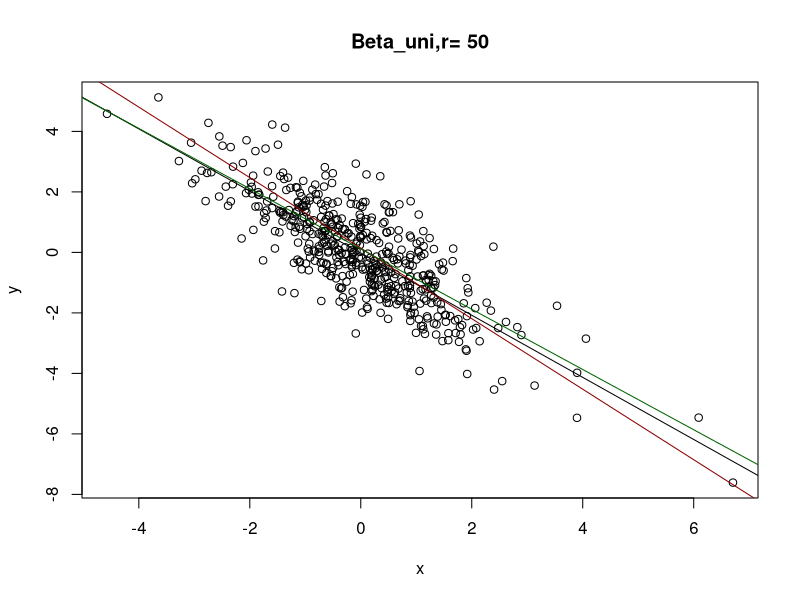

Source code (R):
## ---- chunk 1

solve_ols <- function(A,b, x0, num_cores = 1, parallel = F, method = "Gauss", maxit = 10000){
  A = as.matrix(A)
  n = dim(A)[1]
  m = dim(A)[2]
  U = A
  L = A
  L[upper.tri(L, diag = TRUE)] = 0
  U[lower.tri(U, diag = TRUE)] = 0
  D=diag(diag(A))

  if (method == "Gauss"){
    if (norm(solve(L+D,U),'2')>1){
      warning("The solution doesn't converge with Gauss-Seidel method.")
    }
    else{
      for (i in 1:maxit){
        # Apply Gauss-seidel
        x_prev = x0
        A_ = A
        D = diag(A_)
        diag(A_) = 0
        for (i in 1:length(x0)) {
          x0[i] = (b[i] - sum(A_[i,]* x0))/D[i]
        }
        # Return value when converge
        if (norm(x0-x_prev,'2')<1e-5){
          return(x0)
        }
      }
    }
  }

  if (method == "Jacobi"){
    if(norm(-solve(D,L+U),'2')>1){
      warning("The solution doesn't converge with Jacobi method.")
    }
    else{
      if(!parallel){
          for (i in 1:maxit){
            A_ = A
            D = diag(A_)
            diag(A_) = 0
            n=length(x0)
            x = rep(0,n)
            for (i in 1:n) {
              x[i] =(b[i] - sum(A_[i, ]*x0))/D[i]
            }
            if (norm(x0-x,'2')<1e-5){
              return(x)
            }
            x0 = x
          }
          res = x
        }

      if(parallel == TRUE){
        registerDoParallel(makeCluster(num_cores))
        for (i in 1:maxit){
          A_ = A
          D = diag(A_)
          diag(A_) = 0
          outlist = foreach(i = 1:length(x0),.multicombine = TRUE)  %dopar% {
            (b[i]- sum(A_[i, ]*x0))/D[i]
          }
          x = as.vector(unlist(outlist))
          if (norm(x0-x,'2')<1e-5){
            return(x)
          }
          x0 = x
        }
        res = x  
      }
    }
  }
  return(res)
}
## ---- chunk 2
makeA <- function(n, alpha){
  A <- diag(alpha, n)
  A[abs(row(A) - col(A)) == 1] =-1
  return(A)
}

A =makeA(100,2)

###Create the nessary vector
v = rep(c(1,0),50)
b = A%*%v

###Actual application
x0=rep(0,100)

x = solve_ols(A, b,x0,'Jacobi',parallel = F)
print(x[1:3])
print(norm(x-v,'2'))
x = solve_ols(A, b,x0,'Gauss',parallel = F)
print(x[1:3])
print(norm(x-v,'2'))
x = solve_ols(A, b,x0,'Jacobi',parallel = T)
print(x[1:3])
print(norm(x-v,'2'))
## ---- chunk 3
algo_leverage <- function(y,X,sample_size,method ="uniform"){
  X = as.matrix(X)
  n = dim(X)[1]
  if(method == 'uniform'){
    pi = rep(1/n, n)
    n=dim(X)[1]
    m=dim(X)[2]
    index = seq(1,n,1)
    idx = sample(index, size = sample_size, prob = pi,replace = TRUE)
    sampleX=X[idx,]
    sampleY=y[idx]
    pi_=1/ (sample_size*pi[idx]^0.5)
    model <- lm(sampleY ~ sampleX, weights=pi_)
    beta = model$coefficients
    return(beta)
  }

  if(method == 'weighted'){
    H =X%*%solve(t(X)%*%X)%*%t(X)
    pi = diag(H)/sum(diag(H))
    n=dim(X)[1]
    p=dim(X)[2]
    idx=sample(n, size = sample_size, replace = TRUE, prob=pi)
    sampleX=X[idx,]
    sampleY=y[idx]
    pi_=1/ (sample_size*pi[idx]^0.5)
    model <- lm(sampleY ~ sampleX, weights=pi_)
    beta = model$coefficients
    return(beta)
  }
}


## ---- chunk 4
# set.seed(65206520)
# set.seed(103)
n = 500
x = rt(500,6)
# dim(as.matrix(X))
epsilon = rnorm(500, 0, 1)
y = -x + epsilon
beta_hat = lm(y~x)$coefficients
r = 50
beta_uni = algo_leverage(y,x,r,method ="uniform")
beta_weighted = algo_leverage(y,x,r,method ="weighted")

plot(x,y,main = paste("Beta_uni,r=",r))
# points(sample_x,sample_y,col='dark red',pch = "+")
abline(beta_hat)
abline(beta_uni,col="dark red")
abline(beta_weighted,col="dark green")

## ---- chunk 5
elnet_coord <- function(y,X, beta, alpha,lambda, maxit= 10000, tol = 1e-6){
  X = as.matrix(X)
  n = dim(X)[1]
  m = dim(X)[2]

  Y = (y-mean(y))/sd(y)
  Xmean = apply(X,2,mean)  
  Xsd = apply(X,2,sd)
  X = (X - matrix(Xmean,nrow(X),ncol(X),byrow=TRUE))%*%diag(1/Xsd)

  if(any(is.na(beta))){
    beta = rep(0, m)
  }
  tol.met=F
  beta1=beta
  iter=0
  
  while(!tol.met){
    
    beta0=beta1
    iter=iter+1
    
    for (j in 1:m){
      ej=Y-X[,-j]%*% beta1[-j]
      xj=X[,j]
      z=mean(xj*ej)
      num=sign(z)*max(0,abs(z)-lambda*alpha)
      denom=mean(xj^2)+lambda*(1-alpha)
      beta.j=num/denom
      beta1[j]=beta.j
    }
    
    if (any(abs(beta1) == Inf))
      stop("The algorithm diverges")
    
    if (iter == maxit) {
      stop("Max iteration reached")
    }
    
    if (norm(beta0-beta1,'2')<tol){
      tol.met=T
    }
  }
  
  return(beta1)
}
## ---- chunk 6
library(mvtnorm)
p=20
n=100
beta=c(2,0,-2,0,1,0,-1,0,rep(0,12))
Sigma=diag(p)

Sigma[1,2]=0.8
Sigma[2,1]=0.8
Sigma[5,6]=0.8
Sigma[6,5]=0.8

set.seed(65206520)
X=rmvnorm(n, sigma=Sigma)
Y=X%*%beta+rnorm(n)

elnet_coord(Y,X, beta, alpha=0.5,lambda=0.1)
